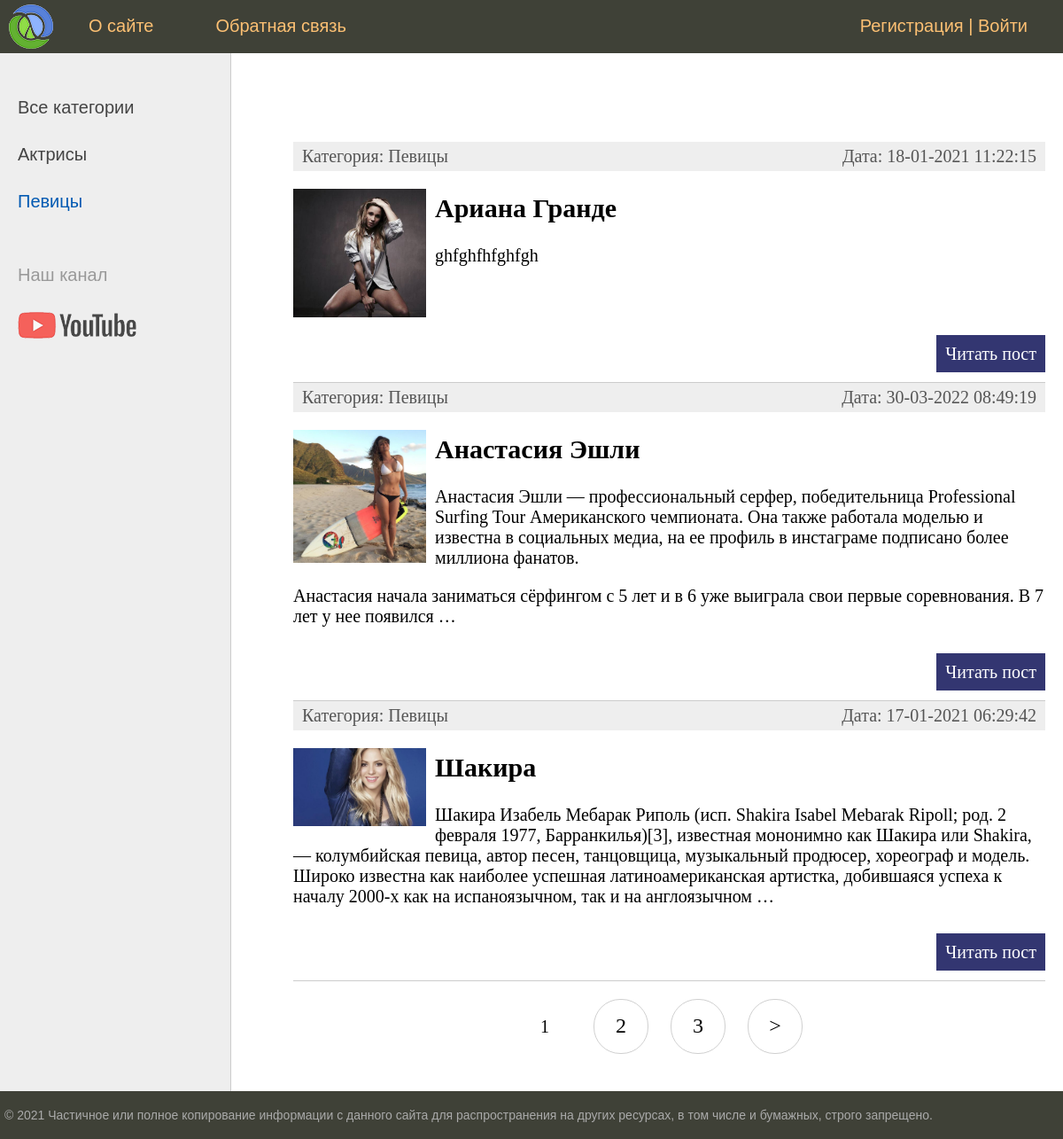
Screenshot of /category/pevicy/ with the database file from the repository.
### women/models.py (models this page shows, shortened)
class Category(models.Model):
    name = models.CharField(max_length=100, db_index=True, verbose_name="Категория")
    slug = models.SlugField(max_length=255, unique=True, db_index=True, verbose_name="URL")
    def __str__(self):
        return self.name
    def get_absolute_url(self):
        return reverse('category', kwargs={'cat_slug': self.slug})
    class Meta:
        verbose_name = 'Категория'
        verbose_name_plural = 'Категории'
        ordering = ['id']  # Если сортировка будет отключена, то будут возникать предупреждения

class Women(models.Model):
    title = models.CharField(max_length=255, verbose_name="Заголовок")
    slug = models.SlugField(max_length=255, unique=True, db_index=True, verbose_name="URL")
    content = models.TextField(blank=True, verbose_name="Текст статьи")
    photo = models.ImageField(upload_to="photos/%Y/%m/%d/", verbose_name="Фото")
    time_create = models.DateTimeField(auto_now_add=True, verbose_name="Время создания")
    time_update = models.DateTimeField(auto_now=True, verbose_name="Время изменения")
    is_published = models.BooleanField(default=True, verbose_name="Публикация")
    cat = models.ForeignKey('Category', on_delete=models.PROTECT, verbose_name="Категории")
    def get_absolute_url(self):
        return reverse('post', kwargs={'post_slug': self.slug})
    class Meta:
        verbose_name = 'Известные женщины'
        verbose_name_plural = 'Известные женщины'
        ordering = ['-time_create', 'title']

### women/views.py (the view)
# urls.py: path('category/<slug:cat_slug>/', WomenCategory.as_view(), name='category'),
class WomenCategory(DataMixin, ListView):
    model = Women  # Указываем модель
    template_name = 'women/index.html'  # Связываем с моделью
    context_object_name = 'posts'
    allow_empty = False  # False означает, что будет генерироваться 404, если передан несуществующий атрибут в списке
    def get_queryset(self):
        return Women.objects.filter(cat__slug=self.kwargs['cat_slug'], is_published=True).select_related('cat')
    def get_context_data(self, *, object_list=None, **kwargs):
        context = super().get_context_data(**kwargs)
        c = Category.objects.get(slug=self.kwargs['cat_slug'])
        c_def = self.get_user_context(title='Категория - ' + str(c.name),
                                            cat_selected=c.pk)
        return dict(list(context.items()) + list(c_def.items()))

### women/templatetags/women_tags.py (called while the page is built)
@register.inclusion_tag('women/list_categories.html')
def show_categories(sort=None, cat_selected=0):
    if not sort:
        cats = Category.objects.all()
    else:
        cats = Category.objects.order_by(sort)
    return {"cats": cats, "cat_selected": cat_selected}

### women/utils.py (called while the page is built)
    def get_user_context(self, **kwargs):
        context = kwargs
        cats = cache.get('cats')
        if not cats:
            cats = Category.objects.annotate(Count('women'))
            cache.set('cats', cats, 60)
        user_menu = menu.copy()  # Копия словаря сохраняется
        if not self.request.user.is_authenticated:
            user_menu.pop(1)
        context['menu'] = user_menu  # В контекст передаётся ссылка на меню
        context['cats'] = cats
        if 'cat_selected' not in context:  # Проверка, если ключ определяем, то он будет присутствовать
            context['cat_selected'] = 0  # Ключ
        return context

### women/templates/women/index.html (shortened to what this page needs)
{% extends 'women/base.html' %}
{% block content %}
<ul class="list-articles">
	{% for p in posts %}
			<li><div class="article-panel">
	<p class="first">Категория: {{p.cat}}</p>
	<p class="last">Дата: {{p.time_update|date:"d-m-Y H:i:s"}}</p>
</div>
{% if p.photo %}
	<p><img class="img-article-left thumb" src="{{p.photo.url}}"></p>
{% endif %}
				<h2>{{p.title}}</h2>
	{% autoescape on %}
	{{p.content|linebreaks|truncatewords:50}}
	{% endautoescape %}
			<p class="link-read-post"><a href="{{ p.get_absolute_url }}">Читать пост</a></p>
			</li>
	{% endfor %}
</ul>
{% endblock %}

### women/templates/women/base.html (shortened to what this page needs)
{% load static %}
{% load women_tags %}
<!DOCTYPE html>
<html>
<head>
	<link type="text/css" href="{% static 'women/css/styles.css' %}" rel="stylesheet" />
</head>
<body>
<table class="table-page" border=0 cellpadding="0" cellspacing="0">
<tr><td valign=top>
{% block mainmenu %}
    <div class="header">
        <ul id="mainmenu" class="mainmenu">
            <li class="logo"><a href="{% url 'home' %}"><div class="logo"></div></a></li>
            {% for m in menu %}
            <li><a href="{% url m.url_name %}">{{m.title}}</a></li>
            {% endfor %}
            {% if request.user.is_authenticated %}
            <li class="last"> {{user.username}} | <a href="{% url 'logout' %}">Выйти</a></li>
            {% else %}
            <li class="last"><a href="{% url 'register' %}">Регистрация</a> | <a href="{% url 'login' %}">Войти</a></li>
            {% endif %}
        </ul>
    </div>
{% endblock mainmenu %}
<table class="table-content" border=0 cellpadding="0" cellspacing="0">
<tr>
{% load cache %}
<td valign="top" class="left-chapters">
	<ul id="leftchapters">
        {% if cat_selected == 0 %}
		<li class="selected">Все категории</li>
        {% else %}
		<li><a href="{% url 'home' %}">Все категории</a></li>
        {% endif %}
        {% for c in cats %}
        {% if c.women__count > 0 %}
        {% if c.pk == cat_selected %}
        <li class="selected">{{c.name}}</li>
        {% else %}
        <li><a href="{{ c.get_absolute_url }}">{{c.name}}</a></li>
        {% endif %}
        {% endif %}
        {% endfor %}
		<li class="share">
		<p>Наш канал</p>
		<a class="share-yt" href="https://www.youtube.com/channel/UClJzWfGWuGJL2t-3dYKcHTA/playlists" target="_blank" rel="nofollow"></a>
		</li>
	</ul>
</td>
<td valign="top" class="content">
	<div class="content-text">
{% block content %}
{% endblock %}
{% if page_obj.has_other_pages %}
<nav class="list-pages">
    <ul>
        {% for p in paginator.page_range %}
            {% if page_obj.number == p %}
            <li class="page-num page-num-selected">{{ p }}</li>
            {% elif p >= page_obj.number|add:-2 and p <= page_obj.number|add:2  %}
            <li class="page-num">
                <a href="?page={{ p }}">{{ p }}</a>
            </li>
            {% endif %}
        {% endfor %}
        {% if page_obj.has_next %}
        <li class="page-num">
            <a href="?page={{ page_obj.next_page_number }}">&gt;</a>
        </li>
        {% endif %}
    </ul>
</nav>
{% endif %}
	</div>
</td></tr></table>
</td></tr>
<tr><td valign=top>
	<div id="footer">
		<p>&copy; 2021 Частичное или полное копирование информации с данного сайта для распространения на других ресурсах, в том числе и бумажных, строго запрещено.</p>
	</div>
</td></tr></table>
</body>
</html>

### women/static/women/css/styles.css (style rules this page uses)
html, body { font-family: 'Arial'; margin: 0; padding: 0; height: 100%; width: 100%; color: #444; }
a { color: #0059b2; text-decoration: none; }
img { max-width: 600px; height: auto; }
img.img-article-left { max-width: 300px; height: auto; float: left; padding: 0 10px 10px 0; }
img.img-article-left.thumb { max-width: 150px; height: auto; }
p.link-read-post { text-align: right; }
p.link-read-post a { padding: 10px; min-width: 100px; background: #333671; color: #fff; text-decoration: none; }
div.article-panel { background: #eee; padding: 5px 10px 5px 10px; box-sizing border-box; overflow: hidden; color: #555; }
div.article-panel p.first { margin: 0; float: left; }
div.article-panel p.last { margin: 0; float: right; }
ul.list-articles { list-style: none; margin: 0; padding: 0; }
ul.list-articles li { border-bottom: 1px solid #ccc; }
.table-page { width: 100%; height: 100%; vertical-align: top; }
.table-page tr { height: 100%; }
.header { background: #3F4137; height: 60px; }
.logo { background: url('../images/logo.png') no-repeat 10px 5px; width: 70px; height: 60px; }
ul.mainmenu { list-style: none; margin: 0; padding: 0; height: 60px; color: #fdc073; font-size: 20px; overflow: hidden; }
ul.mainmenu li { float: left; margin: 18px 40px 0 30px; }
ul.mainmenu li.logo { margin: 0; }
ul.mainmenu li.last { float: right; }
ul.mainmenu li a { color: #fdc073; text-decoration: none; }
.table-content { width: 100%; min-height: 100%; height: 100%; }
.left-chapters { margin: 0; background: #eee; border-right: 1px solid #ccc; min-height: 100%; }
.left-chapters ul { width: 230px; min-height: 100%; margin: 0; padding: 20px 10px 10px 20px; list-style: none; font-size: 20px; }
.left-chapters ul li { margin: 30px 0 0 0; color: #999; }
.left-chapters ul li.selected { color: #0059b2; }
.left-chapters ul li a { color: #444; text-decoration: none; }
.left-chapters ul li.share { margin: 60px 0 0 0; }
.left-chapters ul li.share p { margin: 30px 0 30px 0; }
.left-chapters ul li.share a { display: inline-block; width: 40px; height: 40px; margin: 0 20px 0 0; }
.left-chapters ul li.share a.share-yt { width: 100%; height: 30px; background: url('../images/share_yt.png') no-repeat 0 0 }
.content { padding: 40px 20px 20px 40px; width: 100%; box-sizing: border-box; }
.content-text { margin: 60px 0 0 30px; color: #000; font-size: 20px; font-family: Yandex Sans Display Light; }
#footer { box-sizing: border-box; background: #3F4137; padding: 5px; color: #aaa; font-size: 14px; font-family: Verdana, Geneva, Arial, Helvetica; text-align: left; overflow: hidden; }
.list-pages { text-align: center; margin: 0 0 20px 0; }
.list-pages ul { margin: 20px 0 0 0; padding: 0; list-style: none; }
.list-pages ul li { display: inline-block; margin: 0 20px 0 0; }
.list-pages a { color: #000; font-size: 24px; text-decoration: none; }
.list-pages .page-num, .page-num-selected { display: inline-block; width: 60px; height: 44px; padding: 16px 0 0 0; border: 1px solid #d0d0d0; border-radius: 30px; }
.list-pages .page-num-selected { border: none; color: #000; font-size: 20px; }

### rows the page displays
Category: name "Актрисы"
Category: name "Певицы"
Women: cat "Певицы", time_update "18-01-2021 11:22:15", photo (picture), title "Ариана Гранде", content "ghfghfhfghfgh"
Women: cat "Певицы", time_update "30-03-2022 08:49:19", photo (picture), title "Анастасия Эшли", content "Анастасия Эшли — профессиональный серфер, победительница Professional Surfing Tour Американского чемпионата. Она также работала моделью и известна в социальных медиа, на ее профиль в инстаграме подписано более миллиона фанатов. Анастасия начала заниматься сёрфингом с 5 лет и в 6 уже выиграла свои первые соревнования. В 7 лет у нее появился …"
Women: cat "Певицы", time_update "17-01-2021 06:29:42", photo (picture), title "Шакира", content "Шакира Изабель Мебарак Риполь (исп. Shakira Isabel Mebarak Ripoll; род. 2 февраля 1977, Барранкилья)[3], известная мононимно как Шакира или Shakira, — колумбийская певица, автор песен, танцовщица, музыкальный продюсер, хореограф и модель. Широко известна как наиболее успешная латиноамериканская артистка, добившаяся успеха к началу 2000-х как на испаноязычном, так и на англоязычном …"

### other values shown
{{ m.title }} "О сайте" "Обратная связь"
{{ p }} "1"
{{ p }} "2" "3"
